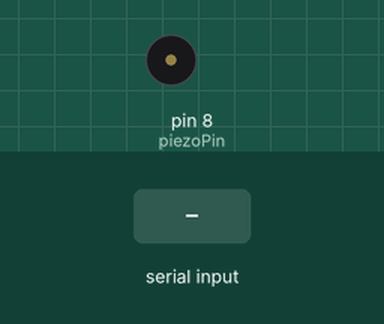
A sketch run on a simulated Arduino Uno, built with avr-gcc and run on an emulated ATmega328P. Parts: buzzer (waves = sounding). The inputs (shaded band) are chosen by the test bench.

Above: at 1.2 s.
1.3 s: byte 30 received over Serial
At 1.4 s:
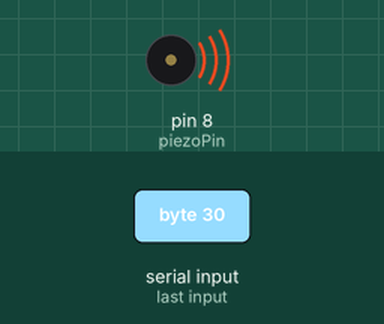
Timing chart, 0 to 4.3 s (numbered marks = the images above; inputs shaded):
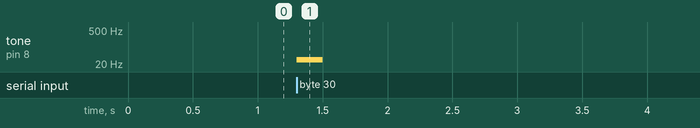

Measured:
- after the input at 1.3 s, tone on pin 8 (piezoPin): silent → 30 Hz at once, → silent 0.20 s later

The sketch:

SS8_PiezoPlay.ino
```cpp
const int piezoPin = 8;

void setup() {
  pinMode(piezoPin, OUTPUT);
  noTone(piezoPin); // This will turn off the piezo when the sketch isn't running.
  Serial.begin(9600);
}

void loop() {
  if (Serial.available()) {
   int note = Serial.read();
   tone(piezoPin, note, 200); // This will play the notes from Arduino for 50 milliseconds.
 }
}
```
